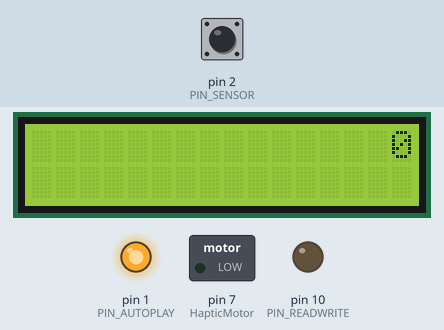
Recording of a sketch running on a simulated Arduino Uno, built with avr-gcc and run on an emulated ATmega328P. On the bench: 16×2 character LCD, switched loads named in the sketch (green lamp = pin HIGH), output pins drawn as LEDs (lit = HIGH). The inputs (shaded band) are chosen by the test bench; at power-on: pin 2 (PIN_SENSOR) HIGH. Random numbers use the default seed unless the sketch sets one.

Above: at 1.2 s.
1.3 s: pin 2 (PIN_SENSOR) driven LOW
At 2.4 s:
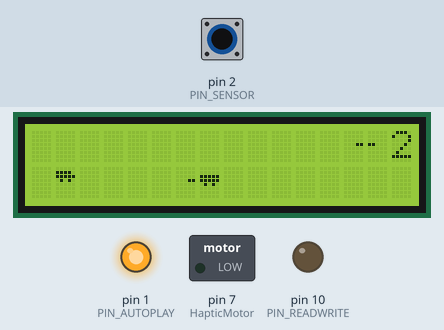
3.0 s: pin 2 (PIN_SENSOR) pulsed HIGH 5 times (0.12 s each, 0.3 s apart)
At 3.0 s:
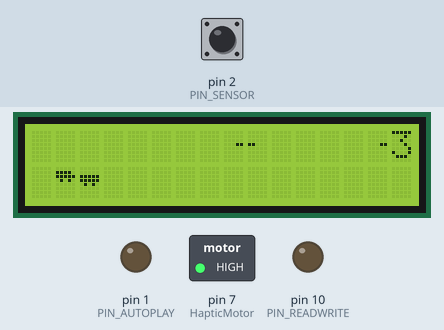
At 4.53 s:
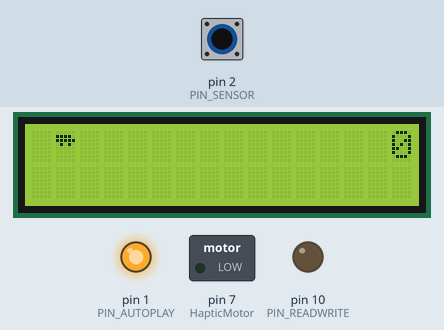
6.5 s: pin 2 (PIN_SENSOR) pulsed HIGH 2 times (0.12 s each, 0.3 s apart)
Timing chart, 0 to 9.6 s (numbered marks = the images above; inputs shaded):
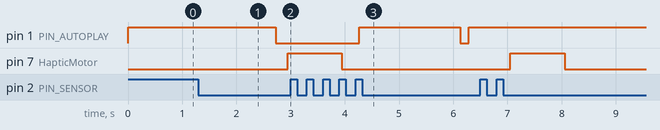

The sketch:

Arduino_Car_Game.ino
```cpp
// rduino-based Car Obstacle Game
// Group 15
// Abhinav Thakur and Saima Tazreen

#include <LiquidCrystal.h>

#define CAR_MOVING 1
#define LANE_EMPTY ' '      // User the ' ' character

#define CAR_HORIZONTAL_POSITION 1    // Horizontal position of CAR on screen

#define ROAD_WIDTH 16
#define ROAD_EMPTY 0
#define ROAD_LOWER_BLOCK 1
#define ROAD_UPPER_BLOCK 2

#define PIN_SENSOR 2
#define PIN_AUTOPLAY 1
#define PIN_READWRITE 10
#define PIN_CONTRAST 12

#define CAR_POSITION_OFF 0          // CAR is invisible
#define CAR_POSITION_RUN_LOWER 1  // CAR is running on right lane //
#define CAR_POSITION_RUN_UPPER 2 // CAR is running on left lane
#define Truck_incoming 3
#define Truck_incoming_RIGHT 4
#define Truck_incoming_LEFT 5

LiquidCrystal lcd(11, 9, 6, 5, 4, 3);
static char roadUpper[ROAD_WIDTH + 1];
static char roadLower[ROAD_WIDTH + 1];
static bool sensorTouched = false;
static byte CARPos;
int HapticMotor = 7;

static byte newROAD = ROAD_EMPTY;
static byte TrafficDuration = 1;
static bool playing = false;
static bool blinking = false;
static unsigned int distance = 0;
int change = 0;

void initializeGraphics(){
  static byte graphics[] = {
  // 1: Car on left(upper) side of road
    B00000,
    B11110,
    B11111,
    B01010,
    B00000,
    B00000,
    B00000,
    B00000,
    // 2: Car on right(bottom) side of road
    B00000,
    B11110,
    B11111,
    B01010,
    B00000,
    B00000,
    B00000,
    B00000,
    // Incoming vehicle
    B00000,
    B00000,
    B11111,
    B11111,
    B01010,
    B00000,
    B00000,
    B00000,
    // vehicle front side
    B00000,
    B00000,
    B00000,
    B00011,
    B00000,
    B00000,
    B00000,
    B00000,
    // vehicle back side
    B00000,
    B00000,
    B00000,
    B11000,
    B00000,
    B00000,
    B00000,
    B00000,

};

  int i;
  // Drawing multiple characters on LCD together
  for (i = 0; i < 7; ++i) {
	  lcd.createChar(i + 1, &graphics[i * 8]);
  }

  for (i = 0; i < ROAD_WIDTH; ++i) {
  	roadUpper[i] = LANE_EMPTY;
    roadLower[i] = LANE_EMPTY;
  }

}

// Slide the terrain to the left in half-character increments
void advanceTerrain(char* terrain, byte newTerrain){
  for (int i = 0; i < ROAD_WIDTH; ++i) {
    char current = terrain[i];
    char next = (i == ROAD_WIDTH-1) ? newTerrain : terrain[i+1];
    // No two traffic vehicles should appear together
    switch (current){
      case LANE_EMPTY:
        terrain[i] = (next == Truck_incoming) ? Truck_incoming_RIGHT : LANE_EMPTY;
        break;
      case Truck_incoming:
        terrain[i] = (next == LANE_EMPTY) ? Truck_incoming_LEFT : Truck_incoming;
        break;
      case Truck_incoming_RIGHT:
        terrain[i] = Truck_incoming;
        break;
      case Truck_incoming_LEFT:
        terrain[i] = LANE_EMPTY;
        break;
    }
  }
}

//Drawing the player's car on road
bool drawCAR(byte position, char* roadUpper, char* roadLower, unsigned int score, int lane_change) {
  bool crash = false;
  char leftSave = roadUpper[CAR_HORIZONTAL_POSITION];
  char rightSave = roadLower[CAR_HORIZONTAL_POSITION];
  byte upper, lower;
  // Check if the sensor is pushed
  if(lane_change == 0){
    // If yes, then stay on the same lane
  	switch (position) {
    	case CAR_POSITION_OFF:
      		upper = lower = LANE_EMPTY;
      		break;
    	case CAR_POSITION_RUN_UPPER:
      		upper = CAR_MOVING;
      		lower = LANE_EMPTY;
      		break;
    	case CAR_POSITION_RUN_LOWER:
      		upper = LANE_EMPTY;
      		lower = CAR_MOVING;
      		break;
  	}
  } else {
     // Else, change the lane
      if (position == CAR_POSITION_OFF) {
      	  upper = lower = LANE_EMPTY;
      } else if(position == CAR_POSITION_RUN_UPPER) {
      	  upper = LANE_EMPTY;
          lower = CAR_MOVING;
      } else if(position == CAR_POSITION_RUN_LOWER){
          upper = CAR_MOVING;
      	  lower = LANE_EMPTY;
      }
  }
  // Check if a collision happened / car crashed
  if (upper != ' ') {
    roadUpper[CAR_HORIZONTAL_POSITION] = upper;
    crash = (leftSave == LANE_EMPTY) ? false : true;
  }
  if (lower != ' ') {
    roadLower[CAR_HORIZONTAL_POSITION] = lower;
    crash = (rightSave == LANE_EMPTY) ? false : true;
  }

  byte digits = (score > 9999) ? 5 : (score > 999) ? 4 : (score > 99) ? 3 : (score > 9) ? 2 : 1;

  // Draw the scene
  roadUpper[ROAD_WIDTH] = '\0';
  roadLower[ROAD_WIDTH] = '\0';
  char temp = roadUpper[16-digits];
  roadUpper[16-digits] = '\0';
  lcd.setCursor(0,0);
  lcd.print(roadUpper);
  roadUpper[16-digits] = temp;
  lcd.setCursor(0,1);
  lcd.print(roadLower);

  lcd.setCursor(16 - digits,0);
  lcd.print(score);

  roadUpper[CAR_HORIZONTAL_POSITION] = leftSave;
  roadLower[CAR_HORIZONTAL_POSITION] = rightSave;
  return crash;
}

// Handle the Sensor touch as an interrupt
void touch() {
  sensorTouched = true;
}

void setup(){
  // Mapping pins
  pinMode(PIN_READWRITE, OUTPUT);
  digitalWrite(PIN_READWRITE, LOW);
  pinMode(PIN_CONTRAST, OUTPUT);
  digitalWrite(PIN_CONTRAST, LOW);
  pinMode(PIN_SENSOR, INPUT);
  digitalWrite(PIN_SENSOR, HIGH);
  pinMode(PIN_AUTOPLAY, OUTPUT);
  digitalWrite(PIN_AUTOPLAY, HIGH);
  pinMode(HapticMotor, OUTPUT);
  digitalWrite(HapticMotor, LOW);

  // Digital pin 2 maps to interrupt 0
  attachInterrupt(0/*PIN_BUTTON*/, touch, FALLING);

  initializeGraphics();

  lcd.begin(16, 2);
}

void loop(){

  if (!playing) { // when game not started
    drawCAR((blinking) ? CAR_POSITION_OFF : CARPos, roadUpper, roadLower, distance >> 3, change);
    if (blinking) {
      lcd.setCursor(0,0);
      lcd.print("Touch To Play");
    }
    delay(250);
    blinking = !blinking;
    if (sensorTouched) {  // If sensor is touched, game starts
      initializeGraphics();
      CARPos = CAR_POSITION_RUN_LOWER;
      playing = true;
      sensorTouched = false;
      distance = 0;
      change = 0;
    }
    return;
  }

  // Shift the terrain to the left
  advanceTerrain(roadLower, newROAD == ROAD_LOWER_BLOCK ? Truck_incoming : LANE_EMPTY);
  advanceTerrain(roadUpper, newROAD == ROAD_UPPER_BLOCK ? Truck_incoming : LANE_EMPTY);

  // Add traffic randomly to the road
  if (--TrafficDuration == 0) {
    if (newROAD == ROAD_EMPTY) {
      newROAD = (random(2) == 0) ? ROAD_UPPER_BLOCK : ROAD_LOWER_BLOCK;
      TrafficDuration = 2 + random(2);
    } else {
      newROAD = ROAD_EMPTY;
      TrafficDuration = 10 + random(2);
    }
  }

  if (sensorTouched) { // If sensor touched, change the lane
    change = 1;
    sensorTouched = false;
  }

  if (drawCAR(CARPos, roadUpper, roadLower, distance >> 3, change)) {
    digitalWrite(HapticMotor, HIGH); // start vibrating if crash happened
    delay(1000);  // delay one second
    digitalWrite(HapticMotor, LOW);  //stop vibrating
    playing = false; // Crash happened!!
  } else { // The game keeps going
    // Change the car position variable as per the change in car's lane
    if (change == 1 && CARPos == CAR_POSITION_RUN_LOWER) {
     	CARPos = CAR_POSITION_RUN_UPPER;
    } else if (change == 1 && CARPos == CAR_POSITION_RUN_UPPER) {
      	CARPos = CAR_POSITION_RUN_LOWER;
    } else if ((change == 1) && roadLower[CAR_HORIZONTAL_POSITION] != LANE_EMPTY) {
      	CARPos = CAR_POSITION_RUN_UPPER;
    } else if ((change == 1) && roadUpper[CAR_HORIZONTAL_POSITION] != LANE_EMPTY) {
      	CARPos = CAR_POSITION_RUN_LOWER;
    } else if (CARPos == CAR_POSITION_RUN_LOWER) {
        CARPos = CAR_POSITION_RUN_LOWER;
    } else if (CARPos == CAR_POSITION_RUN_UPPER) {
        CARPos = CAR_POSITION_RUN_UPPER;
    } else {
      ++CARPos;
    }
    ++distance;
    change = 0;

    digitalWrite(PIN_AUTOPLAY, roadLower[CAR_HORIZONTAL_POSITION + 2] == LANE_EMPTY ? HIGH : LOW);
  }
  delay(50);
}
```

Measured:
- after the input at 1.3 s, pin 1 (PIN_AUTOPLAY): HIGH → LOW after 1.4 s; pin 7 (HapticMotor): LOW → HIGH after 1.6 s
- after the input at 3.0 s, pin 1 (PIN_AUTOPLAY): LOW → HIGH after 1.3 s, → LOW 1.9 s later, → HIGH 0.16 s later
